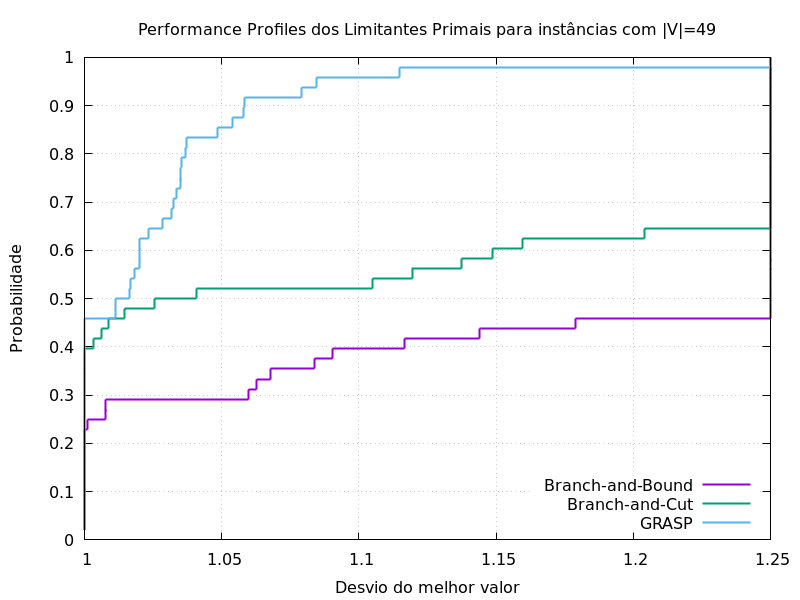

Write the gnuplot code that produced this figure.
#! /usr/bin/gnuplot
set terminal pngcairo size 800,600
set grid
set output "49-primal.png"
set title "Performance Profiles dos Limitantes Primais para instâncias com |V|=49"
set xlabel "Desvio do melhor valor"
set ylabel "Probabilidade"
set key right bottom
plot "49-primal.csv" using 2:1 with steps linewidth 2 title "Branch-and-Bound", "49-primal.csv" using 3:1 with steps linewidth 2 title "Branch-and-Cut", "49-primal.csv" using 4:1 with steps linewidth 2 title "GRASP"
